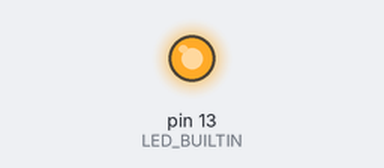
Bench run of a sketch on a simulated Arduino Nano, built with avr-gcc and run on an emulated ATmega328P. On the bench: output pins drawn as LEDs (lit = HIGH).

Above: at 0.4 s.
At 22.6 s:
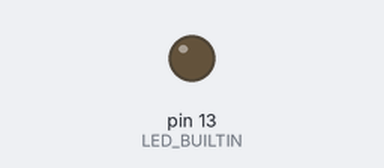
Timing chart, 0 to 23.8 s (numbered marks = the images above):
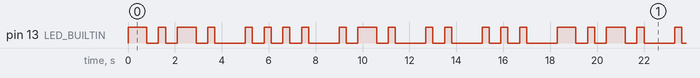

Measured:
- by itself, pin 13 (LED_BUILTIN): moves between LOW and HIGH, repeating every 18.3 s
- by itself, everything shown: repeats every 18.3 s, in 32 steps

The sketch:

Blink.ino
```cpp
// BLINK FIRST NAME IN MORSE CODE WITH BUILT-IN LED ON ARDUINO NANO 33 IoT
// Name: Chris
// Task: 1.1P

void setup()
{
  //initialize digital pin LED_BUILTIN as OUTPUT
  pinMode(LED_BUILTIN, OUTPUT);
}

// the loop function runs over and over again forever
void loop()
{
  // My first name = Chris
  // (-.-.) (....) (.-.) (..) (...)
  letterC();
  letterH();
  letterR();
  letterI();
  letterS();
  digitalWrite(LED_BUILTIN, LOW);
}

void line()
{
  digitalWrite(LED_BUILTIN, HIGH);   // turn the LED on
  delay(800);                       // wait for half a second
  digitalWrite(LED_BUILTIN, LOW);    // turn the LED off
  delay(500);                       // wait for half a second
}

void dot()
{
  digitalWrite(LED_BUILTIN, HIGH);   // turn the LED on
  delay(300);                       // wait for half a second
  digitalWrite(LED_BUILTIN, LOW);    // turn the LED off
  delay(500);                       // wait for half a second
}

void letterC()  // (-.-.)
{
  line();
  dot();
  line();
  dot();
  delay(800);
}

void letterH()  // (....)
{
  dot();
  dot();
  dot();
  dot();
  delay(800);
}

void letterR()  // (.-.)
{
  dot();
  line();
  dot();
  delay(800);
}

void letterI()  // (..)
{
  dot();
  dot();
  delay(800);
}

void letterS() // (...)
{
  dot();
  dot();
  dot();
  delay(800);
}
```
